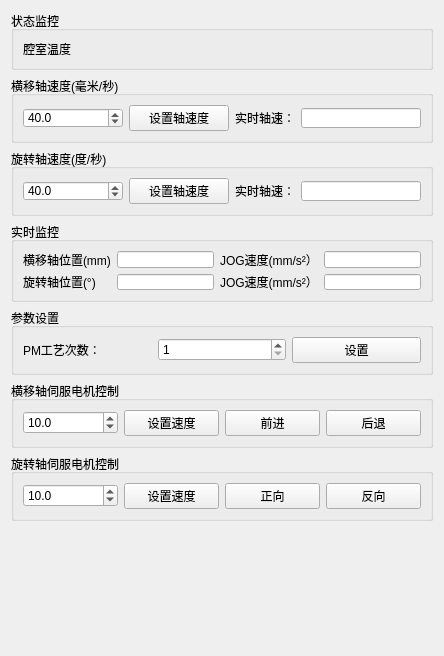
<?xml version="1.0" encoding="UTF-8"?>
<ui version="4.0">
 <class>FortrendMainPMCavitySubsystem</class>
 <widget class="QWidget" name="FortrendMainPMCavitySubsystem">
  <property name="enabled">
   <bool>true</bool>
  </property>
  <property name="geometry">
   <rect>
    <x>0</x>
    <y>0</y>
    <width>444</width>
    <height>656</height>
   </rect>
  </property>
  <property name="maximumSize">
   <size>
    <width>600</width>
    <height>16777215</height>
   </size>
  </property>
  <property name="windowTitle">
   <string>Form</string>
  </property>
  <layout class="QVBoxLayout" name="verticalLayout_3">
   <item>
    <layout class="QVBoxLayout" name="verticalLayout_2">
     <item>
      <layout class="QVBoxLayout" name="verticalLayout">
       <item>
        <layout class="QVBoxLayout" name="status_layout"/>
       </item>
       <item>
        <widget class="QGroupBox" name="generate_state_group">
         <property name="maximumSize">
          <size>
           <width>16777215</width>
           <height>16777215</height>
          </size>
         </property>
         <property name="title">
          <string>状态监控</string>
         </property>
         <layout class="QGridLayout" name="inputs_layout">
          <item row="2" column="0">
           <layout class="QGridLayout" name="gridLayout">
            <item row="0" column="0">
             <layout class="QGridLayout" name="operation_state_gridLayout">
              <property name="sizeConstraint">
               <enum>QLayout::SetMinimumSize</enum>
              </property>
              <property name="leftMargin">
               <number>0</number>
              </property>
             </layout>
            </item>
            <item row="1" column="0">
             <widget class="QLabel" name="label_50">
              <property name="enabled">
               <bool>true</bool>
              </property>
              <property name="text">
               <string>腔室温度</string>
              </property>
             </widget>
            </item>
           </layout>
          </item>
         </layout>
        </widget>
       </item>
       <item>
        <widget class="QGroupBox" name="groupBox_4">
         <property name="maximumSize">
          <size>
           <width>16777215</width>
           <height>80</height>
          </size>
         </property>
         <property name="title">
          <string>横移轴速度(毫米/秒)</string>
         </property>
         <layout class="QHBoxLayout" name="horizontalLayout_2">
          <item>
           <widget class="QDoubleSpinBox" name="speed_value_spx_z">
            <property name="maximumSize">
             <size>
              <width>120</width>
              <height>20</height>
             </size>
            </property>
            <property name="decimals">
             <number>1</number>
            </property>
            <property name="minimum">
             <double>0.100000000000000</double>
            </property>
            <property name="maximum">
             <double>150.000000000000000</double>
            </property>
            <property name="singleStep">
             <double>0.100000000000000</double>
            </property>
            <property name="value">
             <double>40.000000000000000</double>
            </property>
           </widget>
          </item>
          <item>
           <widget class="QPushButton" name="set_speed_btn_z">
            <property name="text">
             <string>设置轴速度</string>
            </property>
           </widget>
          </item>
          <item>
           <widget class="QLabel" name="label_7">
            <property name="maximumSize">
             <size>
              <width>60</width>
              <height>16</height>
             </size>
            </property>
            <property name="text">
             <string>实时轴速：</string>
            </property>
           </widget>
          </item>
          <item>
           <widget class="QLineEdit" name="speed_realTime_speed_z">
            <property name="enabled">
             <bool>true</bool>
            </property>
            <property name="maximumSize">
             <size>
              <width>120</width>
              <height>20</height>
             </size>
            </property>
            <property name="readOnly">
             <bool>true</bool>
            </property>
           </widget>
          </item>
         </layout>
        </widget>
       </item>
       <item>
        <widget class="QGroupBox" name="groupBox">
         <property name="maximumSize">
          <size>
           <width>16777215</width>
           <height>80</height>
          </size>
         </property>
         <property name="title">
          <string>旋转轴速度(度/秒)</string>
         </property>
         <layout class="QHBoxLayout" name="horizontalLayout">
          <item>
           <widget class="QDoubleSpinBox" name="speed_value_spx_r">
            <property name="maximumSize">
             <size>
              <width>120</width>
              <height>20</height>
             </size>
            </property>
            <property name="decimals">
             <number>1</number>
            </property>
            <property name="minimum">
             <double>0.100000000000000</double>
            </property>
            <property name="maximum">
             <double>150.000000000000000</double>
            </property>
            <property name="singleStep">
             <double>0.100000000000000</double>
            </property>
            <property name="value">
             <double>40.000000000000000</double>
            </property>
           </widget>
          </item>
          <item>
           <widget class="QPushButton" name="set_speed_btn_r">
            <property name="text">
             <string>设置轴速度</string>
            </property>
           </widget>
          </item>
          <item>
           <widget class="QLabel" name="label_8">
            <property name="maximumSize">
             <size>
              <width>60</width>
              <height>16</height>
             </size>
            </property>
            <property name="text">
             <string>实时轴速：</string>
            </property>
           </widget>
          </item>
          <item>
           <widget class="QLineEdit" name="speed_realTime_speed_r">
            <property name="maximumSize">
             <size>
              <width>120</width>
              <height>20</height>
             </size>
            </property>
            <property name="readOnly">
             <bool>true</bool>
            </property>
           </widget>
          </item>
         </layout>
        </widget>
       </item>
       <item>
        <widget class="QGroupBox" name="groupBox_5">
         <property name="maximumSize">
          <size>
           <width>16777215</width>
           <height>80</height>
          </size>
         </property>
         <property name="title">
          <string>实时监控</string>
         </property>
         <layout class="QGridLayout" name="gridLayout_5">
          <item row="1" column="0">
           <widget class="QLabel" name="label_3">
            <property name="text">
             <string>旋转轴位置(°)</string>
            </property>
           </widget>
          </item>
          <item row="1" column="1">
           <widget class="QLineEdit" name="axis_r_location">
            <property name="maximumSize">
             <size>
              <width>150</width>
              <height>50</height>
             </size>
            </property>
            <property name="readOnly">
             <bool>true</bool>
            </property>
           </widget>
          </item>
          <item row="0" column="1">
           <widget class="QLineEdit" name="axis_location">
            <property name="maximumSize">
             <size>
              <width>150</width>
              <height>50</height>
             </size>
            </property>
            <property name="readOnly">
             <bool>true</bool>
            </property>
           </widget>
          </item>
          <item row="0" column="0">
           <widget class="QLabel" name="label_5">
            <property name="maximumSize">
             <size>
              <width>150</width>
              <height>50</height>
             </size>
            </property>
            <property name="text">
             <string>横移轴位置(mm)</string>
            </property>
           </widget>
          </item>
          <item row="1" column="2">
           <widget class="QLabel" name="label_10">
            <property name="text">
             <string>JOG速度(mm/s²）</string>
            </property>
           </widget>
          </item>
          <item row="0" column="2">
           <widget class="QLabel" name="label_9">
            <property name="text">
             <string>JOG速度(mm/s²）</string>
            </property>
           </widget>
          </item>
          <item row="1" column="3">
           <widget class="QLineEdit" name="speed_realTime_Jog_speed_r">
            <property name="readOnly">
             <bool>true</bool>
            </property>
           </widget>
          </item>
          <item row="0" column="3">
           <widget class="QLineEdit" name="speed_realTime_Jog_speed_z">
            <property name="readOnly">
             <bool>true</bool>
            </property>
           </widget>
          </item>
         </layout>
        </widget>
       </item>
       <item>
        <widget class="QGroupBox" name="groupBox_6">
         <property name="maximumSize">
          <size>
           <width>16777215</width>
           <height>120</height>
          </size>
         </property>
         <property name="title">
          <string>参数设置</string>
         </property>
         <layout class="QHBoxLayout" name="horizontalLayout_3">
          <item>
           <widget class="QLabel" name="label">
            <property name="text">
             <string>PM工艺次数：</string>
            </property>
           </widget>
          </item>
          <item>
           <widget class="QSpinBox" name="crft_count_pm">
            <property name="minimum">
             <number>1</number>
            </property>
            <property name="value">
             <number>1</number>
            </property>
           </widget>
          </item>
          <item>
           <widget class="QPushButton" name="set_crft_count">
            <property name="text">
             <string>设置</string>
            </property>
           </widget>
          </item>
         </layout>
        </widget>
       </item>
       <item>
        <widget class="QGroupBox" name="groupBox_7">
         <property name="maximumSize">
          <size>
           <width>16777215</width>
           <height>80</height>
          </size>
         </property>
         <property name="title">
          <string>横移轴伺服电机控制</string>
         </property>
         <layout class="QGridLayout" name="gridLayout_2">
          <item row="0" column="0">
           <widget class="QDoubleSpinBox" name="speed_value_turn">
            <property name="decimals">
             <number>1</number>
            </property>
            <property name="minimum">
             <double>1.000000000000000</double>
            </property>
            <property name="maximum">
             <double>15.000000000000000</double>
            </property>
            <property name="singleStep">
             <double>0.100000000000000</double>
            </property>
            <property name="value">
             <double>10.000000000000000</double>
            </property>
           </widget>
          </item>
          <item row="0" column="1">
           <widget class="QPushButton" name="set_turn_speed_btn">
            <property name="text">
             <string>设置速度</string>
            </property>
           </widget>
          </item>
          <item row="0" column="2">
           <widget class="QPushButton" name="forward_btn">
            <property name="text">
             <string>前进</string>
            </property>
           </widget>
          </item>
          <item row="0" column="3">
           <widget class="QPushButton" name="backward_btn">
            <property name="text">
             <string>后退</string>
            </property>
           </widget>
          </item>
         </layout>
        </widget>
       </item>
       <item>
        <widget class="QGroupBox" name="groupBox_8">
         <property name="maximumSize">
          <size>
           <width>16777215</width>
           <height>80</height>
          </size>
         </property>
         <property name="title">
          <string>旋转轴伺服电机控制</string>
         </property>
         <layout class="QGridLayout" name="gridLayout_3">
          <item row="0" column="0">
           <widget class="QDoubleSpinBox" name="speed_value_r_axis_turn">
            <property name="decimals">
             <number>1</number>
            </property>
            <property name="minimum">
             <double>1.000000000000000</double>
            </property>
            <property name="maximum">
             <double>15.000000000000000</double>
            </property>
            <property name="singleStep">
             <double>0.100000000000000</double>
            </property>
            <property name="value">
             <double>10.000000000000000</double>
            </property>
           </widget>
          </item>
          <item row="0" column="1">
           <widget class="QPushButton" name="set_r_axis_turn_speed_btn">
            <property name="text">
             <string>设置速度</string>
            </property>
           </widget>
          </item>
          <item row="0" column="2">
           <widget class="QPushButton" name="positive_btn">
            <property name="text">
             <string>正向</string>
            </property>
           </widget>
          </item>
          <item row="0" column="3">
           <widget class="QPushButton" name="negative_btn">
            <property name="text">
             <string>反向</string>
            </property>
           </widget>
          </item>
         </layout>
        </widget>
       </item>
      </layout>
     </item>
     <item>
      <spacer name="verticalSpacer_2">
       <property name="orientation">
        <enum>Qt::Vertical</enum>
       </property>
       <property name="sizeHint" stdset="0">
        <size>
         <width>17</width>
         <height>217</height>
        </size>
       </property>
      </spacer>
     </item>
    </layout>
   </item>
  </layout>
 </widget>
 <resources/>
 <connections/>
</ui>
